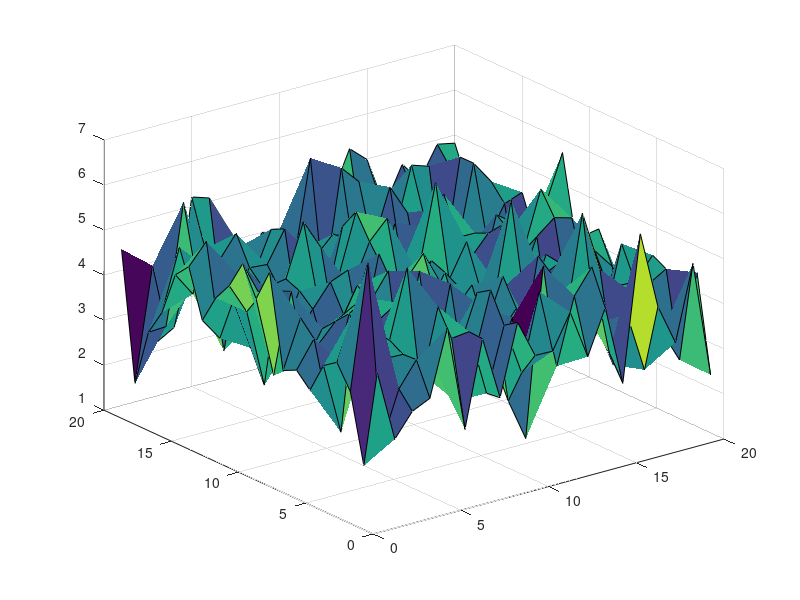

MATLAB code for this plot: (Note: this script raises an error after producing the figure.)

clear
clc
%Adding dimensions to a matrix
g = NaN(20,20,8);

sum = 100;
for i = 1:8
 for j=1:20
   for k =1:20
       sum =rand (1,1);
       c(j,k) = sum;
   end  
 end
 
 g(:,:,i) =c;
end

figure (1)
add = 0;
for i = 1:8
surf ( g(:,:,i));
add = add +g( :,:,i);
hold on
end
hold off
surf (add);



function_new (g);
%-------------------------------------------
